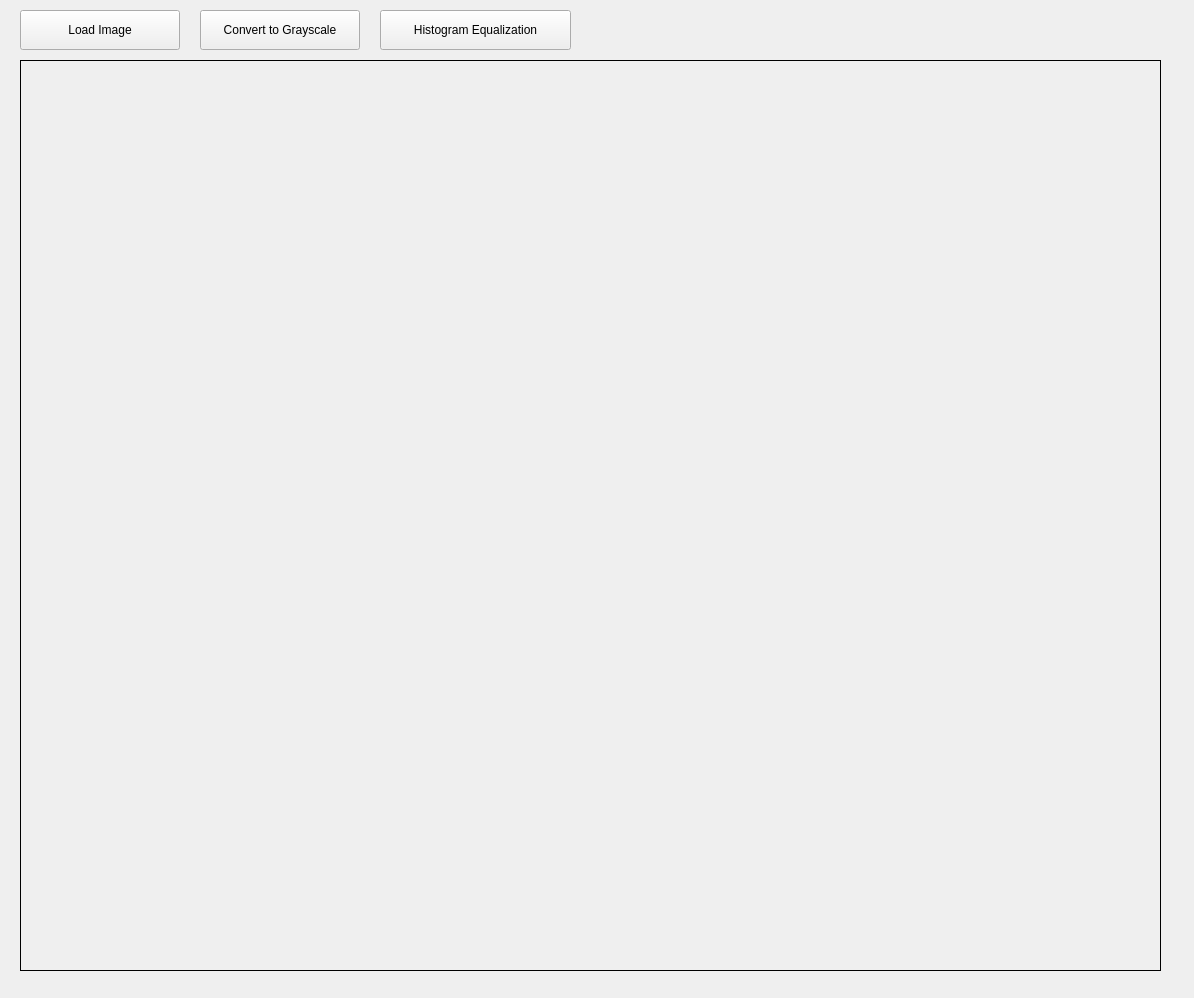
<?xml version="1.0" encoding="UTF-8"?>
<ui version="4.0">
 <class>MainWindow</class>
 <widget class="QMainWindow" name="MainWindow">
  <property name="geometry">
   <rect>
    <x>0</x>
    <y>0</y>
    <width>1194</width>
    <height>998</height>
   </rect>
  </property>
  <property name="windowTitle">
   <string>MainWindow</string>
  </property>
  <widget class="QWidget" name="centralWidget">
   <widget class="QPushButton" name="loadImageButton">
    <property name="geometry">
     <rect>
      <x>20</x>
      <y>10</y>
      <width>160</width>
      <height>40</height>
     </rect>
    </property>
    <property name="text">
     <string>Load Image</string>
    </property>
   </widget>
   <widget class="QPushButton" name="convertToGrayscaleButton">
    <property name="geometry">
     <rect>
      <x>200</x>
      <y>10</y>
      <width>160</width>
      <height>40</height>
     </rect>
    </property>
    <property name="text">
     <string>Convert to Grayscale</string>
    </property>
   </widget>
   <widget class="QPushButton" name="histogramEqualizationButton">
    <property name="geometry">
     <rect>
      <x>380</x>
      <y>10</y>
      <width>191</width>
      <height>40</height>
     </rect>
    </property>
    <property name="text">
     <string>Histogram Equalization</string>
    </property>
   </widget>
   <widget class="QLabel" name="imageLabel">
    <property name="geometry">
     <rect>
      <x>20</x>
      <y>60</y>
      <width>1141</width>
      <height>911</height>
     </rect>
    </property>
    <property name="frameShape">
     <enum>QFrame::Box</enum>
    </property>
    <property name="text">
     <string/>
    </property>
    <property name="scaledContents">
     <bool>false</bool>
    </property>
    <property name="alignment">
     <set>Qt::AlignCenter</set>
    </property>
   </widget>
  </widget>
 </widget>
 <resources/>
 <connections/>
</ui>
